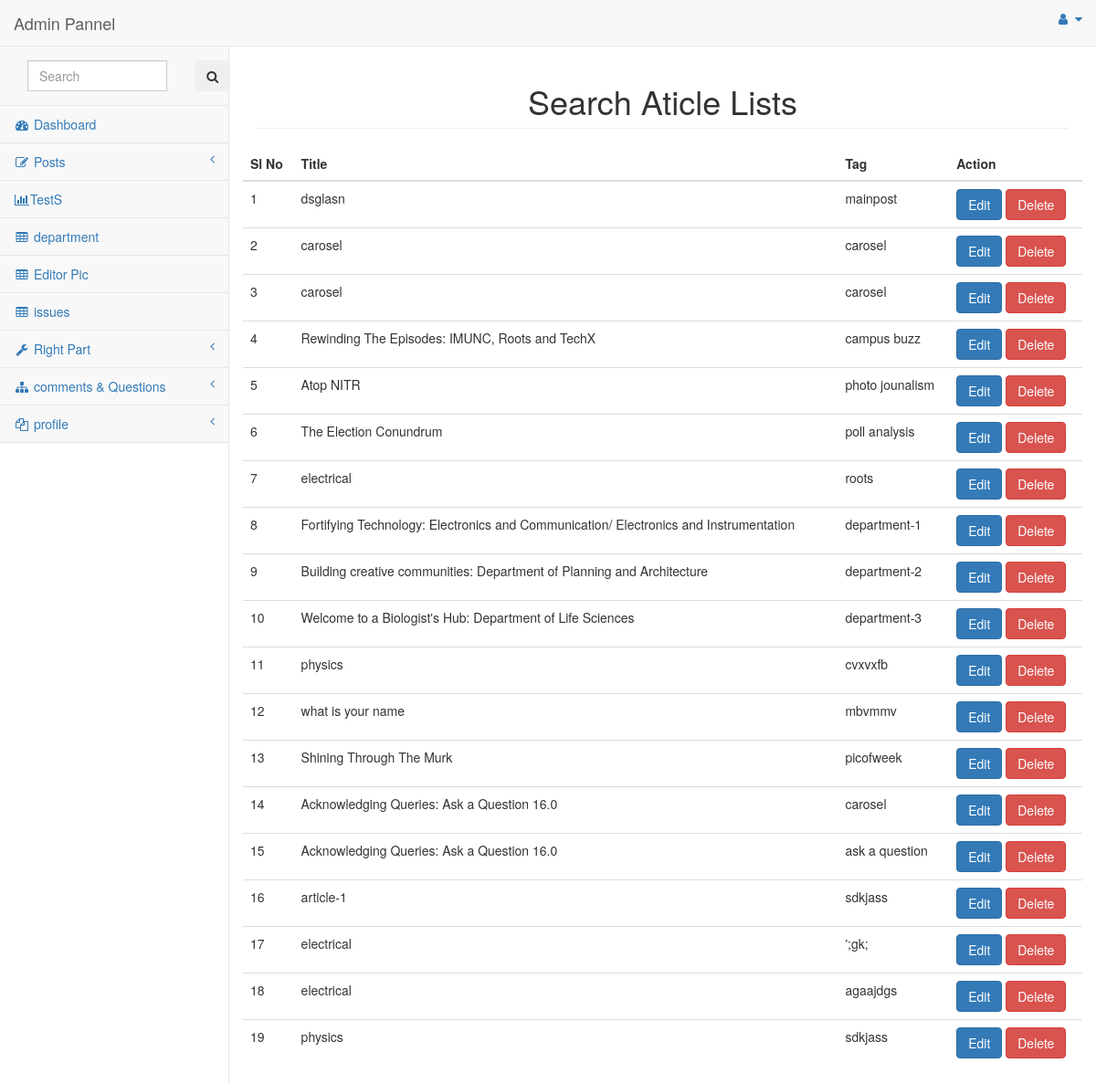
Screenshot of /index.php/admin/search with the database file from the repository.
### tables this page shows
CREATE TABLE IF NOT EXISTS `article` (
  `id` int(225) NOT NULL AUTO_INCREMENT,
  `title` varchar(255) NOT NULL,
  `tag` varchar(225) NOT NULL,
  `date` date NOT NULL,
  `author` varchar(255) NOT NULL,
  `image` varchar(225) NOT NULL,
  `body` text NOT NULL,
  `user_id` int(255) NOT NULL,
  PRIMARY KEY (`id`)
);

### application/controllers/admin.php (called while the page is built, shortened)
<?php
class Admin extends MY_Controller
{
	public function search()
     {
     $post=$this->input->post('query');
     $this->load->model('articlemodel');
     $data['articles']=$this->articlemodel->search($post);
     $this->load->view('admin/Search_Result',$data);
     }
}
?>

### index.php (called while the page is built, shortened)
<?php
require_once BASEPATH.'core/CodeIgniter.php';

### application/models/articlemodel.php (called while the page is built, shortened)
<?php
  class Articlemodel extends CI_Model
  {
  	public function search($title)
  	{
  		$q=$this->db->select('*')
  		            ->from('article')
  		            ->where("title like '%".$title."%'")
  		            ->get();
  		   return $q->result();
  	}
  }
?>

### application/views/admin/Search_Result.php (the view)
<?php include('admin_header.php'); ?>
  <div id="page-wrapper">
            <div class="row">
                <div class="col-lg-12">
                    <h1 class="page-header" style="text-align: center;"> Search Aticle Lists</h1>
                </div>
                <table class="table">
                    <thead>
                        <th>Sl No</th>
                        <th>Title</th>
                        <th>Tag</th>
                        <th>Action</th>
                    </thead>
                    <tbody>
                        <?php
                         if(count($articles)):
                           $count=$this->uri->segment(3,0);
                       foreach ($articles as $article):
                        ?>
                        <tr>
                            <td><?=++$count ?></td>
                            <td><?=$article->title ?></td>
                            <td><?=$article->tag ?></td>
                            <td>
                               <?= anchor("admin/edit_article/{$article->id}","Edit",['class'=>'btn btn-primary']); ?>
                                <?= anchor("admin/delete_article/{$article->id}","Delete",['class'=>'btn btn-danger']); ?>
                            </td>
                        </tr>
                        <?php
                         endforeach;
                          else:
                        ?>
                        <tr>
                            <td colspan="4">No Results found!!</td>
                        </tr>
                        <?php
                         endif;
                        ?>
                    </tbody>
                </table>
            </div>
        </div>
<?php include('admin_footer.php'); ?>

### rows the page displays
article: title "dsglasn", tag "mainpost", id "Edit", id "Delete"
article: title "carosel", tag "carosel", id "Edit", id "Delete"
article: title "carosel", tag "carosel", id "Edit", id "Delete"
article: title "Rewinding The Episodes: IMUNC, Roots and TechX", tag "campus buzz", id "Edit", id "Delete"
article: title "Atop NITR", tag "photo jounalism", id "Edit", id "Delete"
article: title "The Election Conundrum", tag "poll analysis", id "Edit", id "Delete"
article: title "electrical", tag "roots", id "Edit", id "Delete"
article: title "Fortifying Technology: Electronics and Communication/ Electronics and Instrumentation", tag "department-1", id "Edit", id "Delete"
article: title "Building creative communities: Department of Planning and Architecture", tag "department-2", id "Edit", id "Delete"
article: title "Welcome to a Biologist's Hub: Department of Life Sciences", tag "department-3", id "Edit", id "Delete"
article: title "physics", tag "cvxvxfb", id "Edit", id "Delete"
article: title "what is your name", tag "mbvmmv", id "Edit", id "Delete"
article: title "Shining Through The Murk", tag "picofweek", id "Edit", id "Delete"
article: title "Acknowledging Queries: Ask a Question 16.0", tag "carosel", id "Edit", id "Delete"
article: title "Acknowledging Queries: Ask a Question 16.0", tag "ask a question", id "Edit", id "Delete"
article: title "article-1", tag "sdkjass", id "Edit", id "Delete"
article: title "electrical", tag "';gk;", id "Edit", id "Delete"
article: title "electrical", tag "agaajdgs", id "Edit", id "Delete"
article: title "physics", tag "sdkjass", id "Edit", id "Delete"
